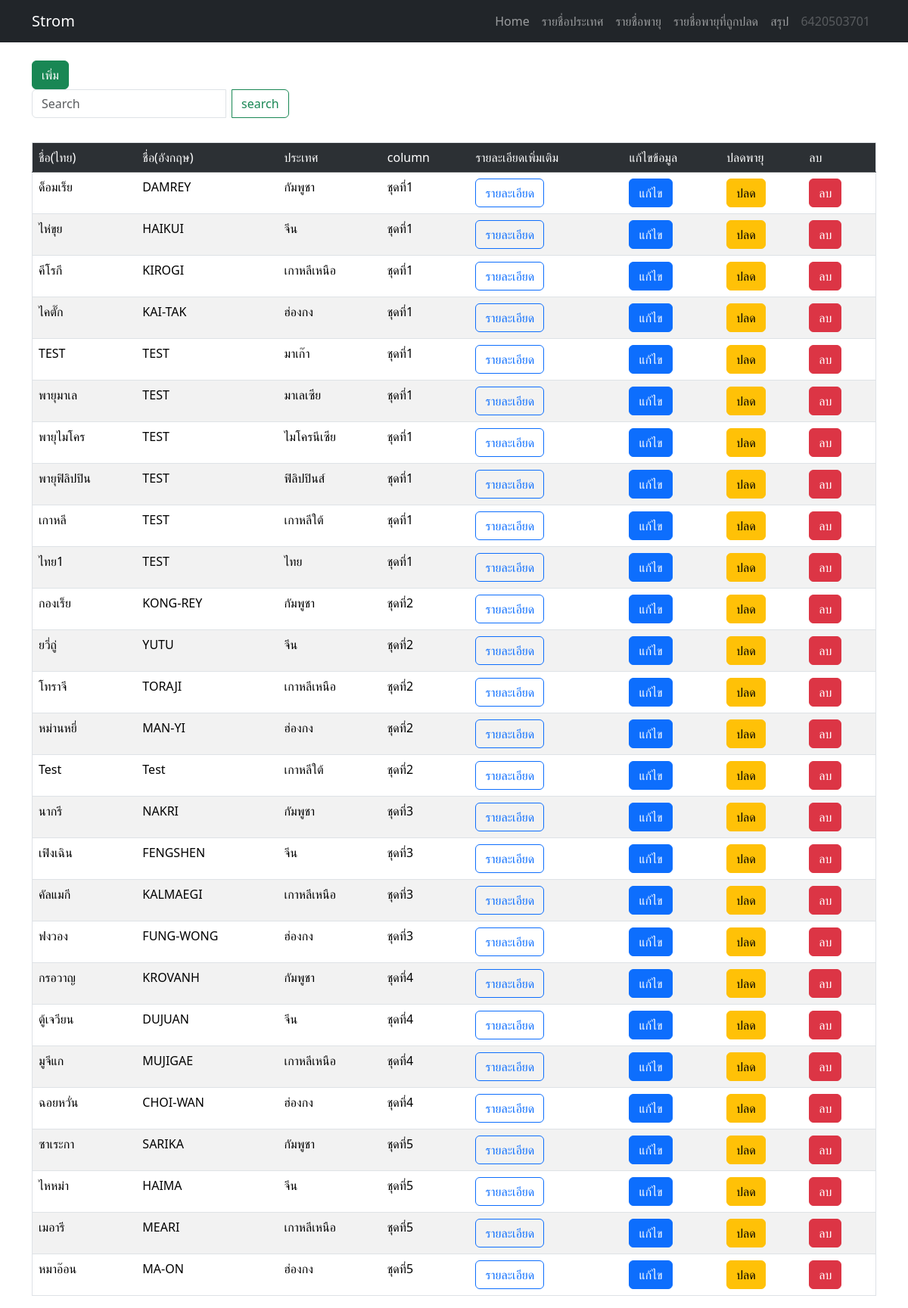
The app's page /project_database/index.php?controller=StormName&action=index with its own data.
### tables this page shows
CREATE TABLE `StormList` (
  `storm_id` int(11) NOT NULL COMMENT 'idของชื่อพายุ',
  `country_id` int(11) NOT NULL COMMENT 'idประเทศ',
  `storm_nameth` varchar(30) NOT NULL COMMENT 'ชื่อไทย',
  `storm_nameeng` varchar(30) NOT NULL COMMENT 'ชื่ออังกฤษ',
  `nameth_compensate` varchar(30) DEFAULT NULL COMMENT 'ชื่อทดแทน',
  `column_id` int(11) DEFAULT NULL COMMENT 'คอลัมไหน',
  `storm_status` int(11) NOT NULL COMMENT 'สถานะ(1ใช้งาน/2ปลด)',
  `status_meaning` varchar(50) NOT NULL COMMENT 'ความหมาย',
  `date_start` date DEFAULT '2023-10-01' COMMENT 'วันเริ่มใช้งาน',
  `date_end` date DEFAULT NULL COMMENT 'วันที่ปลด'
);

CREATE TABLE `Country` (
  `country_id` int(11) NOT NULL COMMENT 'id_ประเทศ',
  `country_name` varchar(20) NOT NULL COMMENT 'ประเทศ'
);

CREATE TABLE `ColumnStorm` (
  `column_id` int(11) NOT NULL,
  `column_name` varchar(20) NOT NULL
);

### project_database/controllers/StormName_controller.php (called while the page is built, shortened)
<?php
class StormNameController
{
    public function index()
    {
        $StormNameList = StormName::getAll();
        require_once('views/StormName/index_stormname.php');
    }
}
?>

### project_database/connection_connect.php (called while the page is built, shortened)
<?php
$dbname = "db23_140";
?>

### project_database/models/StormModel.php (called while the page is built, shortened)
<?php
    class StormName{
        public function __construct($id,$country,$nameth,$nameeng,$namethcompensate,$meaning,$column,$status,$datestart,$dateend){
            $this->id = $id;
            $this->country = $country;
            $this->nameth = $nameth;
            $this->nameeng = $nameeng;
            $this->column = $column;
        }
        public static function getAll(){
            $List = [];
            require("connection_connect.php");
            $sql = "SELECT storm_id,country_name,storm_nameth ,storm_nameeng,nameth_compensate,status_meaning,column_name,storm_status,date_start,date_end
            FROM `StormList` NATURAL JOIN Country NATURAL JOIN ColumnStorm WHERE storm_status = 1
            ORDER by column_id , country_id ASC";
            $result = $conn->query($sql);
            while($my_row = $result->fetch_assoc()){
                $id = $my_row[storm_id];
                $country = $my_row[country_name];
                $nameth = $my_row[storm_nameth];
                $nameeng = $my_row[storm_nameeng];
                $namethcompensate = $my_row[nameth_compensate];
                $meaning = $my_row[status_meaning];
                $column = $my_row[column_name];
                $status = $my_row[storm_status];
                $datestart = $my_row[date_start];
                $dateend = $my_row[date_end];
                $List[] = new StormName($id,$country,$nameth,$nameeng,$namethcompensate,$meaning,$column,$status,$datestart,$dateend);
            }
            return $List;
        }
    }
?>

### project_database/views/StormName/index_stormname.php (the view, shortened to what this page needs)
<!DOCTYPE html>
<html lang="en">
<head>
    <link href="https://cdn.jsdelivr.net/npm/bootstrap@5.0.2/dist/css/bootstrap.min.css" rel="stylesheet">
    <link rel="stylesheet" href="css/bootstrap.min.css">
</head>
<body>
    <div class="container">
        <a class="btn btn-success" href=?controller=StormName&action=newstorm&id>เพิ่ม</a><br>
        <div class="btn-group" role="group" aria-label="Basic mixed styles example">
            <form method="get" action="">
                <div class="input-group mb-3">
                    <input class="form-control me-2" type="Search" name="key" placeholder="Search" aria-label="Search">
                    <button class="btn btn-outline-success" type="submit" name="action" value="search">search</button>
                </div>
            </form>
        </div>
        <table border=1 class="table table-white table-striped table-hover">
            <tr class="table-dark">
                <td>ชื่อ(ไทย)</td>
                <td>ชื่อ(อังกฤษ)</td>
                <td>ประเทศ</td>
                <td>column</td>
                <td>รายละเอียดเพิ่มเติม</td>
                <td>แก้ไขข้อมูล</td>
                <td>ปลดพายุ</td>
                <td>ลบ</td>
            </tr>
            <?php
            foreach ($StormNameList as $list) {
                echo    "<tr>
                    <td>$list->nameth</td>
                    <td>$list->nameeng</td>
                    <td>$list->country</td>
                    <td>$list->column</td>
                    <td>
                    <a class='btn btn-outline-primary me-2' href=?controller=StormName&action=detail&id=$list->id>รายละเอียด</a>
                    </td>
                    <td>
                    <a class='btn btn-primary' href=?controller=StormName&action=updateform&id=$list->id>แก้ไข</a>
                    </td>
                    <td>
                    <a class='btn btn-warning' href=?controller=StormName&action=inactiveform&id=$list->id>ปลด</a>
                    </td>
                    <td>
                    <a class='btn btn-danger' href=?controller=StormName&action=delete&id=$list->id onclick=\"return confirm('ยืนยันการลบข้อมูล ??');\" >ลบ</a>
                    </td>
                    </tr>";
            }
            ?>
        </table>
    </div>
</body>
</html>

### records on screen
stormlist: storm_nameth "ด็อมเร็ย", storm_nameeng "DAMREY", country.country_name "กัมพูชา", column.column_name "ชุดที่1"
stormlist: storm_nameth "ไห่ขุย", storm_nameeng "HAIKUI", country.country_name "จีน", column.column_name "ชุดที่1"
stormlist: storm_nameth "คีโรกี", storm_nameeng "KIROGI", country.country_name "เกาหลีเหนือ", column.column_name "ชุดที่1"
stormlist: storm_nameth "ไคตั๊ก", storm_nameeng "KAI-TAK", country.country_name "ฮ่องกง", column.column_name "ชุดที่1"
stormlist: storm_nameth "TEST", storm_nameeng "TEST", country.country_name "มาเก๊า", column.column_name "ชุดที่1"
stormlist: storm_nameth "พายุมาเล", storm_nameeng "TEST", country.country_name "มาเลเซีย", column.column_name "ชุดที่1"
stormlist: storm_nameth "พายุไมโคร", storm_nameeng "TEST", country.country_name "ไมโครนีเซีย", column.column_name "ชุดที่1"
stormlist: storm_nameth "พายุฟิลิปปิน", storm_nameeng "TEST", country.country_name "ฟิลิปปินส์", column.column_name "ชุดที่1"
stormlist: storm_nameth "เกาหลี", storm_nameeng "TEST", country.country_name "เกาหลีใต้", column.column_name "ชุดที่1"
stormlist: storm_nameth "ไทย1", storm_nameeng "TEST", country.country_name "ไทย", column.column_name "ชุดที่1"
stormlist: storm_nameth "กองเร็ย", storm_nameeng "KONG-REY", country.country_name "กัมพูชา", column.column_name "ชุดที่2"
stormlist: storm_nameth "ยวี่ถู่", storm_nameeng "YUTU", country.country_name "จีน", column.column_name "ชุดที่2"
stormlist: storm_nameth "โทราจี", storm_nameeng "TORAJI", country.country_name "เกาหลีเหนือ", column.column_name "ชุดที่2"
stormlist: storm_nameth "หม่านหยี่", storm_nameeng "MAN-YI", country.country_name "ฮ่องกง", column.column_name "ชุดที่2"
stormlist: storm_nameth "Test", storm_nameeng "Test", country.country_name "เกาหลีใต้", column.column_name "ชุดที่2"
stormlist: storm_nameth "นากรี", storm_nameeng "NAKRI", country.country_name "กัมพูชา", column.column_name "ชุดที่3"
stormlist: storm_nameth "เฟิงเฉิน", storm_nameeng "FENGSHEN", country.country_name "จีน", column.column_name "ชุดที่3"
stormlist: storm_nameth "คัลแมกี", storm_nameeng "KALMAEGI", country.country_name "เกาหลีเหนือ", column.column_name "ชุดที่3"
stormlist: storm_nameth "ฟงวอง", storm_nameeng "FUNG-WONG", country.country_name "ฮ่องกง", column.column_name "ชุดที่3"
stormlist: storm_nameth "กรอวาญ", storm_nameeng "KROVANH", country.country_name "กัมพูชา", column.column_name "ชุดที่4"
stormlist: storm_nameth "ตู้เจวียน", storm_nameeng "DUJUAN", country.country_name "จีน", column.column_name "ชุดที่4"
stormlist: storm_nameth "มูจีแก", storm_nameeng "MUJIGAE", country.country_name "เกาหลีเหนือ", column.column_name "ชุดที่4"
stormlist: storm_nameth "ฉอยหวั่น", storm_nameeng "CHOI-WAN", country.country_name "ฮ่องกง", column.column_name "ชุดที่4"
stormlist: storm_nameth "ซาเระกา", storm_nameeng "SARIKA", country.country_name "กัมพูชา", column.column_name "ชุดที่5"
stormlist: storm_nameth "ไหหม่า", storm_nameeng "HAIMA", country.country_name "จีน", column.column_name "ชุดที่5"
stormlist: storm_nameth "เมอารี", storm_nameeng "MEARI", country.country_name "เกาหลีเหนือ", column.column_name "ชุดที่5"
stormlist: storm_nameth "หมาอ๊อน", storm_nameeng "MA-ON", country.country_name "ฮ่องกง", column.column_name "ชุดที่5"
